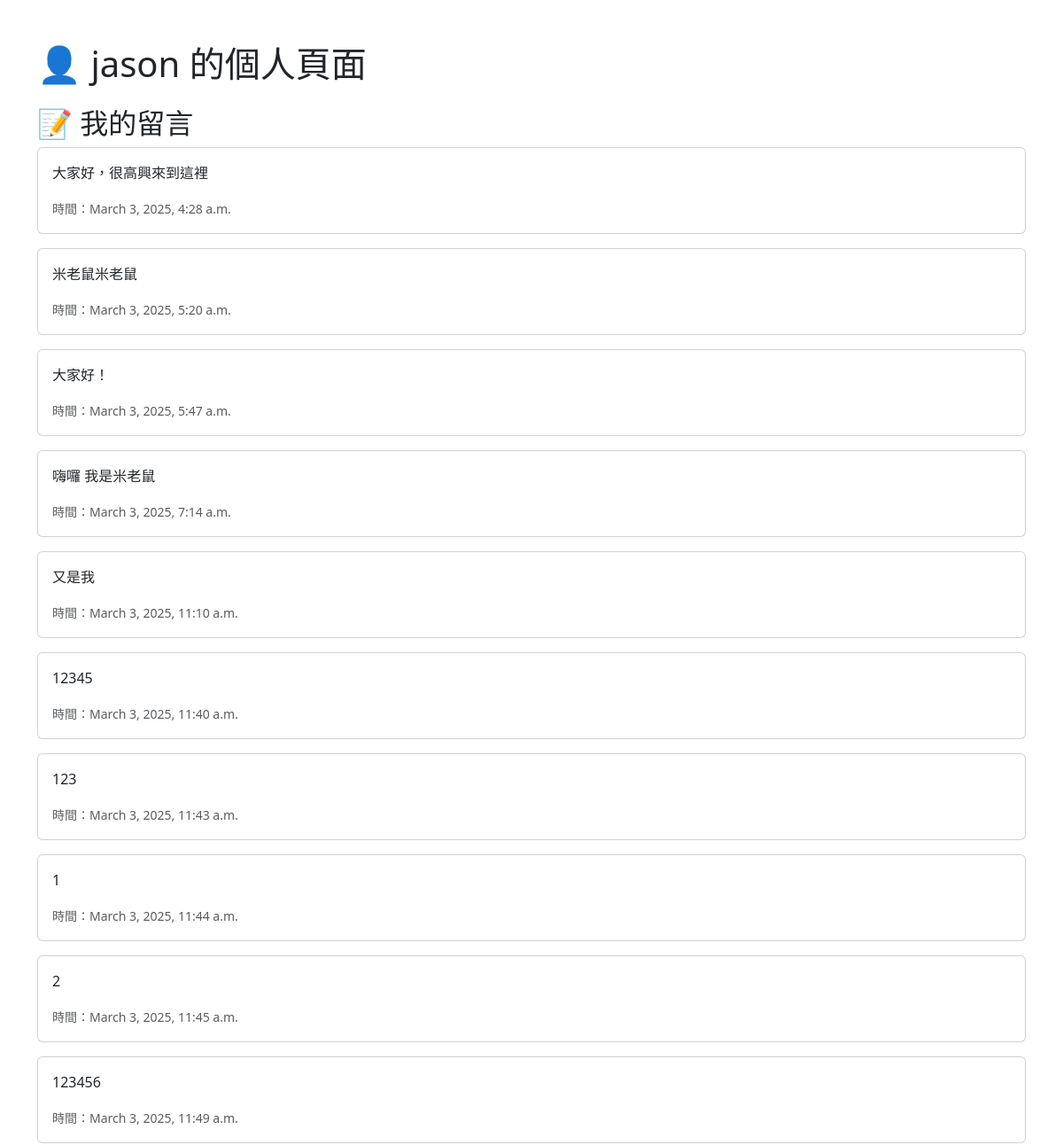
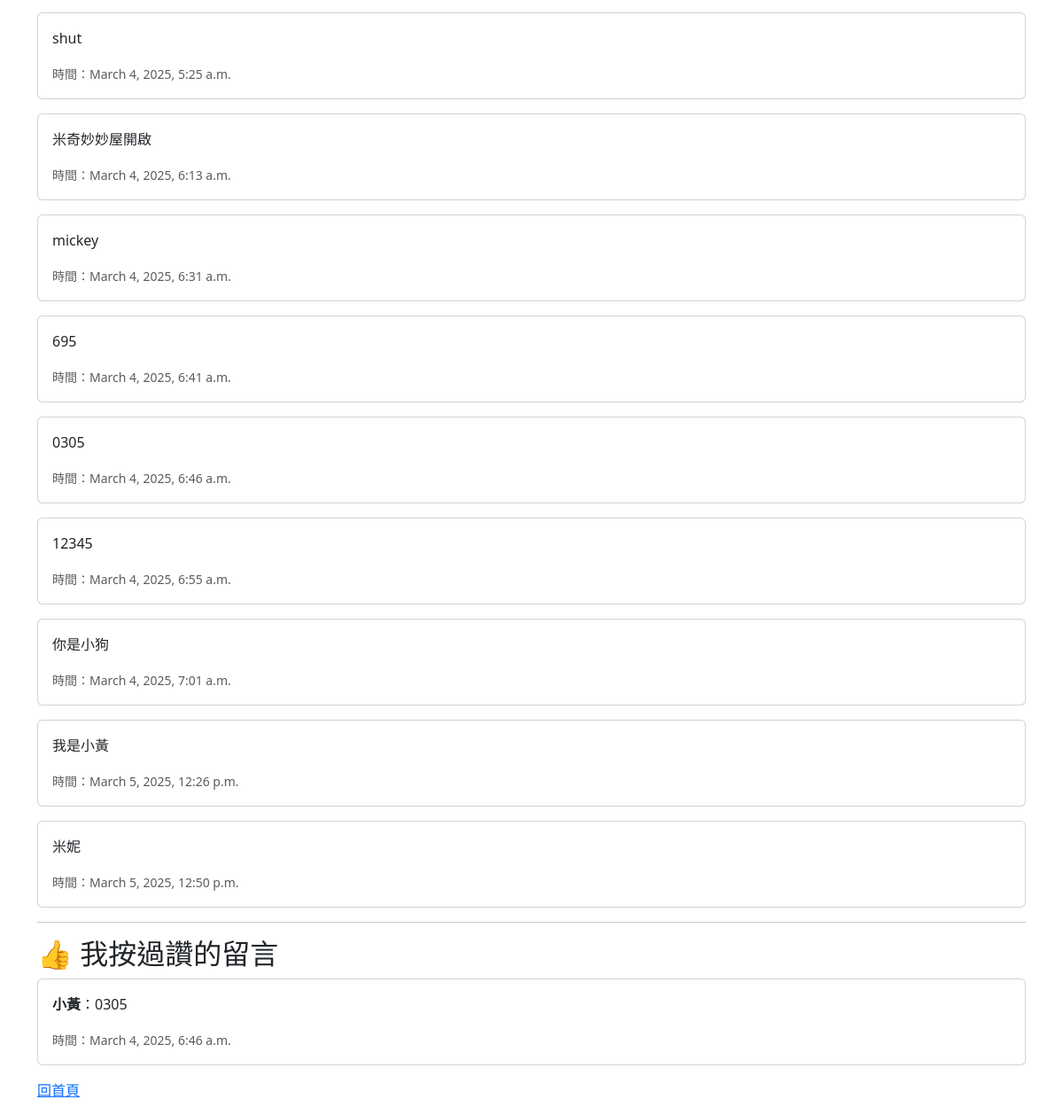
/profile/ (signed in), run on the app's committed database (2 pictures, top to bottom).
### board/models.py (models this page shows)
class Message(models.Model):
    user = models.ForeignKey(User, on_delete=models.CASCADE)
    name = models.CharField(max_length=100)
    message = models.TextField()
    created_at = models.DateTimeField(auto_now_add=True)
    updated_at = models.DateTimeField(auto_now=True)
    likes = models.ManyToManyField(User, related_name='liked_messages', blank=True)

### board/views.py (the view)
# urls.py: path('profile/', profile, name='profile'),
@login_required
def profile(request):
    my_messages = Message.objects.filter(user=request.user)
    liked_messages = request.user.liked_messages.all()
    return render(request, 'board/profile.html', {
        'my_messages': my_messages,
        'liked_messages': liked_messages,
    })

### board/templates/board/profile.html (shortened to what this page needs)
<!DOCTYPE html>
<html lang="zh-TW">
<head>
    <link href="https://cdn.jsdelivr.net/npm/bootstrap@5.3.2/dist/css/bootstrap.min.css" rel="stylesheet">
</head>
<body class="container mt-5">
<h1 class="mb-4">👤 {{ request.user.username }} 的個人頁面</h1>
<h2>📝 我的留言</h2>
{% for message in my_messages %}
    <div class="card mb-3">
        <div class="card-body">
            <p class="card-text">{{ message.message }}</p>
            <p class="card-text"><small class="text-muted">時間：{{ message.created_at }}</small></p>
        </div>
    </div>
{% empty %}
    <p>你還沒有留言。</p>
{% endfor %}
<hr>
<h2>👍 我按過讚的留言</h2>
{% for message in liked_messages %}
    <div class="card mb-3">
        <div class="card-body">
            <p class="card-text"><strong>{{ message.name }}</strong>：{{ message.message }}</p>
            <p class="card-text"><small class="text-muted">時間：{{ message.created_at }}</small></p>
        </div>
    </div>
{% empty %}
    <p>你還沒有按讚過留言。</p>
{% endfor %}
<p class="mt-3"><a href="/">回首頁</a></p>
</body>
</html>

### data on the page
Message: message "大家好，很高興來到這裡", created_at "March 3, 2025, 4:28 a.m."
Message: message "米老鼠米老鼠", created_at "March 3, 2025, 5:20 a.m."
Message: message "大家好！", created_at "March 3, 2025, 5:47 a.m."
Message: message "嗨囉 我是米老鼠", created_at "March 3, 2025, 7:14 a.m."
Message: message "又是我", created_at "March 3, 2025, 11:10 a.m."
Message: message "12345", created_at "March 3, 2025, 11:40 a.m."
Message: message "123", created_at "March 3, 2025, 11:43 a.m."
Message: message "1", created_at "March 3, 2025, 11:44 a.m."
Message: message "2", created_at "March 3, 2025, 11:45 a.m."
Message: message "123456", created_at "March 3, 2025, 11:49 a.m."
Message: message "shut", created_at "March 4, 2025, 5:25 a.m."
Message: message "米奇妙妙屋開啟", created_at "March 4, 2025, 6:13 a.m."
Message: message "mickey", created_at "March 4, 2025, 6:31 a.m."
Message: message "695", created_at "March 4, 2025, 6:41 a.m."
Message: message "0305", created_at "March 4, 2025, 6:46 a.m.", name "小黃"
Message: message "12345", created_at "March 4, 2025, 6:55 a.m."
Message: message "你是小狗", created_at "March 4, 2025, 7:01 a.m."
Message: message "我是小黃", created_at "March 5, 2025, 12:26 p.m."
Message: message "米妮", created_at "March 5, 2025, 12:50 p.m."

### other printed values
{{ request.user.username }} "jason"
